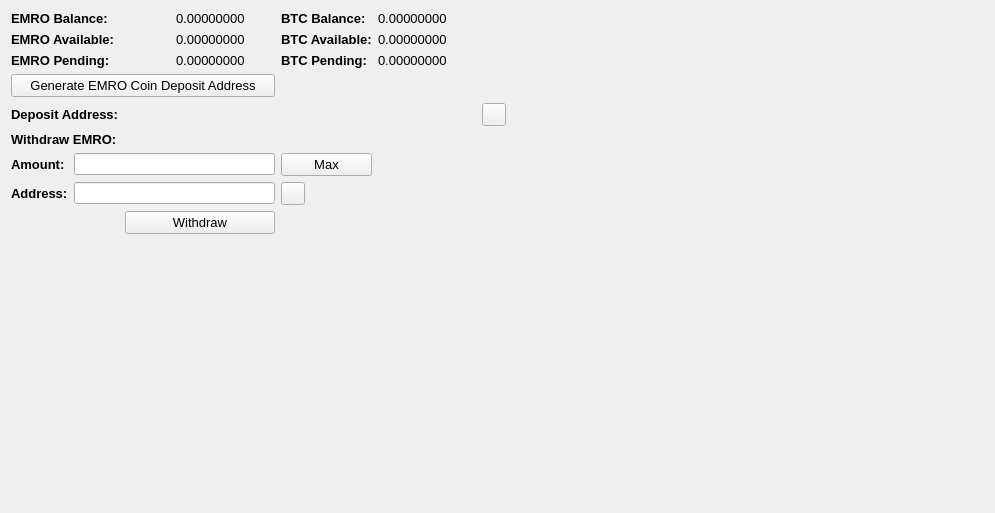
     <widget class="QWidget" name="BalanceTab">
      <attribute name="title">
       <string>Balance</string>
      </attribute>
      <layout class="QGridLayout" name="gridLayout_2">
       <item row="0" column="0" colspan="2">
        <widget class="QLabel" name="label_11">
         <property name="font">
          <font>
           <pointsize>10</pointsize>
           <weight>75</weight>
           <bold>true</bold>
          </font>
         </property>
         <property name="text">
          <string>EMRO Balance:</string>
         </property>
        </widget>
       </item>
       <item row="0" column="3">
        <widget class="QLabel" name="HMBalanceLabel">
         <property name="font">
          <font>
           <pointsize>10</pointsize>
          </font>
         </property>
         <property name="text">
          <string>0.00000000</string>
         </property>
         <property name="textInteractionFlags">
          <set>Qt::LinksAccessibleByMouse|Qt::TextSelectableByMouse</set>
         </property>
        </widget>
       </item>
       <item row="0" column="4">
        <widget class="QLabel" name="label_12">
         <property name="font">
          <font>
           <pointsize>10</pointsize>
           <weight>75</weight>
           <bold>true</bold>
          </font>
         </property>
         <property name="text">
          <string>BTC Balance:</string>
         </property>
        </widget>
       </item>
       <item row="0" column="5">
        <widget class="QLabel" name="BitcoinBalanceLabel">
         <property name="font">
          <font>
           <pointsize>10</pointsize>
          </font>
         </property>
         <property name="text">
          <string>0.00000000</string>
         </property>
         <property name="textInteractionFlags">
          <set>Qt::LinksAccessibleByMouse|Qt::TextSelectableByMouse</set>
         </property>
        </widget>
       </item>
       <item row="0" column="7" rowspan="10">
        <spacer name="horizontalSpacer_4">
         <property name="orientation">
          <enum>Qt::Horizontal</enum>
         </property>
         <property name="sizeHint" stdset="0">
          <size>
           <width>478</width>
           <height>488</height>
          </size>
         </property>
        </spacer>
       </item>
       <item row="1" column="0" colspan="2">
        <widget class="QLabel" name="label_13">
         <property name="font">
          <font>
           <pointsize>10</pointsize>
           <weight>75</weight>
           <bold>true</bold>
          </font>
         </property>
         <property name="text">
          <string>EMRO Available:</string>
         </property>
        </widget>
       </item>
       <item row="1" column="3">
        <widget class="QLabel" name="HMAvailableLabel_2">
         <property name="font">
          <font>
           <pointsize>10</pointsize>
          </font>
         </property>
         <property name="text">
          <string>0.00000000</string>
         </property>
         <property name="textInteractionFlags">
          <set>Qt::LinksAccessibleByMouse|Qt::TextSelectableByMouse</set>
         </property>
        </widget>
       </item>
       <item row="1" column="4">
        <widget class="QLabel" name="label_15">
         <property name="font">
          <font>
           <pointsize>10</pointsize>
           <weight>75</weight>
           <bold>true</bold>
          </font>
         </property>
         <property name="text">
          <string>BTC Available:</string>
         </property>
        </widget>
       </item>
       <item row="1" column="5">
        <widget class="QLabel" name="BitcoinAvailableLabel">
         <property name="font">
          <font>
           <pointsize>10</pointsize>
          </font>
         </property>
         <property name="text">
          <string>0.00000000</string>
         </property>
         <property name="textInteractionFlags">
          <set>Qt::LinksAccessibleByMouse|Qt::TextSelectableByMouse</set>
         </property>
        </widget>
       </item>
       <item row="2" column="0" colspan="2">
        <widget class="QLabel" name="label_14">
         <property name="font">
          <font>
           <pointsize>10</pointsize>
           <weight>75</weight>
           <bold>true</bold>
          </font>
         </property>
         <property name="text">
          <string>EMRO Pending:</string>
         </property>
        </widget>
       </item>
       <item row="2" column="3">
        <widget class="QLabel" name="HMPendingLabel">
         <property name="font">
          <font>
           <pointsize>10</pointsize>
          </font>
         </property>
         <property name="text">
          <string>0.00000000</string>
         </property>
         <property name="textInteractionFlags">
          <set>Qt::LinksAccessibleByMouse|Qt::TextSelectableByMouse</set>
         </property>
        </widget>
       </item>
       <item row="2" column="4">
        <widget class="QLabel" name="label_31">
         <property name="font">
          <font>
           <pointsize>10</pointsize>
           <weight>75</weight>
           <bold>true</bold>
          </font>
         </property>
         <property name="text">
          <string>BTC Pending:</string>
         </property>
        </widget>
       </item>
       <item row="2" column="5">
        <widget class="QLabel" name="BitcoinPendingLabel">
         <property name="font">
          <font>
           <pointsize>10</pointsize>
          </font>
         </property>
         <property name="text">
          <string>0.00000000</string>
         </property>
         <property name="textInteractionFlags">
          <set>Qt::LinksAccessibleByMouse|Qt::TextSelectableByMouse</set>
         </property>
        </widget>
       </item>
       <item row="3" column="0" colspan="4">
        <widget class="QPushButton" name="GenDepositBTN">
         <property name="font">
          <font>
           <pointsize>10</pointsize>
          </font>
         </property>
         <property name="text">
          <string>Generate EMRO Coin Deposit Address</string>
         </property>
        </widget>
       </item>
       <item row="4" column="0" colspan="3">
        <widget class="QLabel" name="label_33">
         <property name="font">
          <font>
           <pointsize>10</pointsize>
           <weight>75</weight>
           <bold>true</bold>
          </font>
         </property>
         <property name="text">
          <string>Deposit Address:</string>
         </property>
        </widget>
       </item>
       <item row="4" column="3" colspan="3">
        <widget class="QLabel" name="DepositAddressLabel">
         <property name="minimumSize">
          <size>
           <width>300</width>
           <height>0</height>
          </size>
         </property>
         <property name="palette">
          <palette>
           <active>
            <colorrole role="WindowText">
             <brush brushstyle="SolidPattern">
              <color alpha="255">
               <red>0</red>
               <green>0</green>
               <blue>0</blue>
              </color>
             </brush>
            </colorrole>
            <colorrole role="Text">
             <brush brushstyle="SolidPattern">
              <color alpha="255">
               <red>0</red>
               <green>0</green>
               <blue>255</blue>
              </color>
             </brush>
            </colorrole>
           </active>
           <inactive>
            <colorrole role="WindowText">
             <brush brushstyle="SolidPattern">
              <color alpha="255">
               <red>0</red>
               <green>0</green>
               <blue>0</blue>
              </color>
             </brush>
            </colorrole>
            <colorrole role="Text">
             <brush brushstyle="SolidPattern">
              <color alpha="255">
               <red>0</red>
               <green>0</green>
               <blue>255</blue>
              </color>
             </brush>
            </colorrole>
           </inactive>
           <disabled>
            <colorrole role="WindowText">
             <brush brushstyle="SolidPattern">
              <color alpha="255">
               <red>120</red>
               <green>120</green>
               <blue>120</blue>
              </color>
             </brush>
            </colorrole>
            <colorrole role="Text">
             <brush brushstyle="SolidPattern">
              <color alpha="255">
               <red>120</red>
               <green>120</green>
               <blue>120</blue>
              </color>
             </brush>
            </colorrole>
           </disabled>
          </palette>
         </property>
         <property name="font">
          <font>
           <pointsize>10</pointsize>
           <weight>75</weight>
           <bold>true</bold>
          </font>
         </property>
         <property name="text">
          <string/>
         </property>
         <property name="alignment">
          <set>Qt::AlignRight|Qt::AlignTrailing|Qt::AlignVCenter</set>
         </property>
         <property name="textInteractionFlags">
          <set>Qt::LinksAccessibleByMouse|Qt::TextSelectableByKeyboard|Qt::TextSelectableByMouse</set>
         </property>
        </widget>
       </item>
       <item row="4" column="6">
        <widget class="QToolButton" name="DepositCopyButton">
         <property name="toolTip">
          <string>Copy to clipboard</string>
         </property>
         <property name="text">
          <string/>
         </property>
         <property name="icon">
          <iconset resource="../bitcoin.qrc">
           <normaloff>:/icons/editcopy</normaloff>:/icons/editcopy</iconset>
         </property>
         <property name="shortcut">
          <string>Alt+P</string>
         </property>
        </widget>
       </item>
       <item row="5" column="0" colspan="2">
        <widget class="QLabel" name="label_34">
         <property name="font">
          <font>
           <pointsize>10</pointsize>
           <weight>75</weight>
           <bold>true</bold>
          </font>
         </property>
         <property name="text">
          <string>Withdraw EMRO:</string>
         </property>
        </widget>
       </item>
       <item row="6" column="0">
        <widget class="QLabel" name="label_26">
         <property name="font">
          <font>
           <pointsize>10</pointsize>
           <weight>75</weight>
           <bold>true</bold>
          </font>
         </property>
         <property name="text">
          <string>Amount:</string>
         </property>
        </widget>
       </item>
       <item row="6" column="1" colspan="3">
        <widget class="QLineEdit" name="WithdrawUnitsInput">
         <property name="font">
          <font>
           <pointsize>9</pointsize>
           <weight>75</weight>
           <bold>true</bold>
          </font>
         </property>
         <property name="text">
          <string/>
         </property>
        </widget>
       </item>
       <item row="6" column="4">
        <widget class="QPushButton" name="Withdraw_Max_Amount">
         <property name="font">
          <font>
           <pointsize>10</pointsize>
          </font>
         </property>
         <property name="text">
          <string>Max</string>
         </property>
        </widget>
       </item>
       <item row="7" column="0">
        <widget class="QLabel" name="label_10">
         <property name="font">
          <font>
           <pointsize>10</pointsize>
           <weight>75</weight>
           <bold>true</bold>
          </font>
         </property>
         <property name="text">
          <string>Address:</string>
         </property>
        </widget>
       </item>
       <item row="7" column="1" colspan="3">
        <widget class="QLineEdit" name="WithdrawAddress">
         <property name="font">
          <font>
           <pointsize>9</pointsize>
           <weight>75</weight>
           <bold>true</bold>
          </font>
         </property>
        </widget>
       </item>
       <item row="7" column="4">
        <widget class="QToolButton" name="WithdrawPasteButton">
         <property name="toolTip">
          <string>Paste from clipboard</string>
         </property>
         <property name="text">
          <string/>
         </property>
         <property name="icon">
          <iconset resource="../bitcoin.qrc">
           <normaloff>:/icons/editpaste</normaloff>:/icons/editpaste</iconset>
         </property>
         <property name="shortcut">
          <string>Alt+P</string>
         </property>
        </widget>
       </item>
       <item row="8" column="2" colspan="2">
        <widget class="QPushButton" name="WithdrawUnitsBtn">
         <property name="font">
          <font>
           <pointsize>10</pointsize>
          </font>
         </property>
         <property name="text">
          <string>Withdraw</string>
         </property>
        </widget>
       </item>
       <item row="9" column="0" colspan="6">
        <spacer name="verticalSpacer">
         <property name="orientation">
          <enum>Qt::Vertical</enum>
         </property>
         <property name="sizeHint" stdset="0">
          <size>
           <width>428</width>
           <height>262</height>
          </size>
         </property>
        </spacer>
       </item>
      </layout>
      <zorder>label_31</zorder>
      <zorder>label_15</zorder>
      <zorder>label_12</zorder>
      <zorder>label_14</zorder>
      <zorder>label_13</zorder>
      <zorder>label_11</zorder>
      <zorder>BitcoinBalanceLabel</zorder>
      <zorder>HMBalanceLabel</zorder>
      <zorder>HMAvailableLabel_2</zorder>
      <zorder>HMPendingLabel</zorder>
      <zorder>BitcoinAvailableLabel</zorder>
      <zorder>BitcoinPendingLabel</zorder>
      <zorder>label_33</zorder>
      <zorder>GenDepositBTN</zorder>
      <zorder>DepositAddressLabel</zorder>
      <zorder>Withdraw_Max_Amount</zorder>
      <zorder>label_34</zorder>
      <zorder>WithdrawUnitsInput</zorder>
      <zorder>label_10</zorder>
      <zorder>label_26</zorder>
      <zorder>WithdrawAddress</zorder>
      <zorder>WithdrawUnitsBtn</zorder>
      <zorder>horizontalSpacer_4</zorder>
      <zorder>verticalSpacer</zorder>
      <zorder>WithdrawPasteButton</zorder>
      <zorder>DepositCopyButton</zorder>
     </widget>
